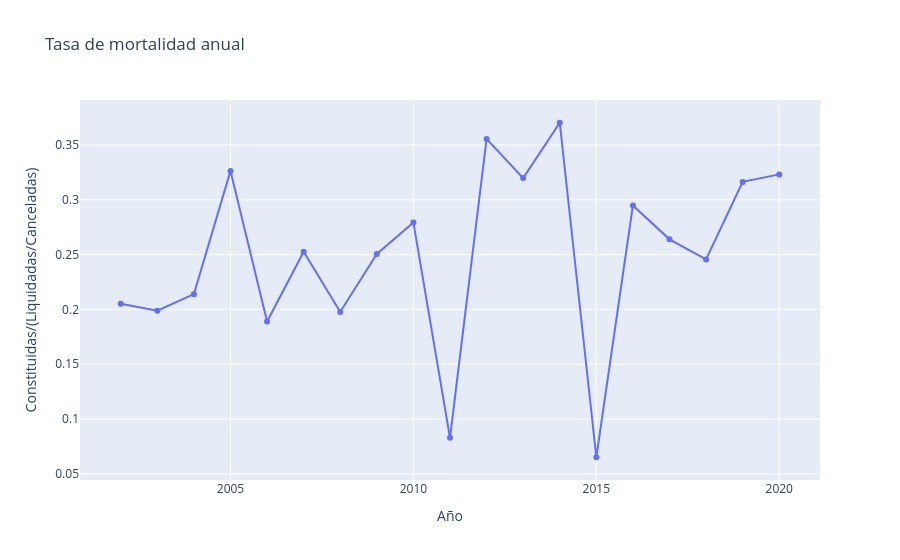

Write notebook code for a chart like this one.
### Code cell
fig = px.line(
    df_tasa_mortalidad_, 
    x= 'Año',
    y= 'Constituidas/(Liquidadas/Canceladas)',
    title = 'Tasa de mortalidad anual',
    markers=True  
)

fig.show()

### Figure 1 — Plotly figure (JSON) as saved in the notebook; plotly's stock layout.template omitted (floating-point values rounded to 4 significant figures)
{"data": [{"hovertemplate": "Año=%{x}<br>Constituidas/(Liquidadas/Canceladas)=%{y}<extra></extra>", "legendgroup": "", "line": {"color": "#636efa", "dash": "solid"}, "marker": {"symbol": "circle"}, "mode": "lines+markers", "name": "", "orientation": "v", "showlegend": false, "type": "scatter", "x": [2002, 2003, 2004, 2005, 2006, 2007, 2008, 2009, 2010, 2011, 2012, 2013, 2014, 2015, 2016, 2017, 2018, 2019, 2020], "xaxis": "x", "y": [0.2053, 0.1988, 0.2139, 0.3264, 0.189, 0.2526, 0.1977, 0.2505, 0.2792, 0.0829, 0.3556, 0.3198, 0.3703, 0.06515, 0.2949, 0.264, 0.2456, 0.3164, 0.3232], "yaxis": "y"}], "layout": {"legend": {"tracegroupgap": 0}, "title": {"text": "Tasa de mortalidad anual"}, "xaxis": {"anchor": "y", "domain": [0, 1], "title": {"text": "Año"}}, "yaxis": {"anchor": "x", "domain": [0, 1], "title": {"text": "Constituidas/(Liquidadas/Canceladas)"}}}}
